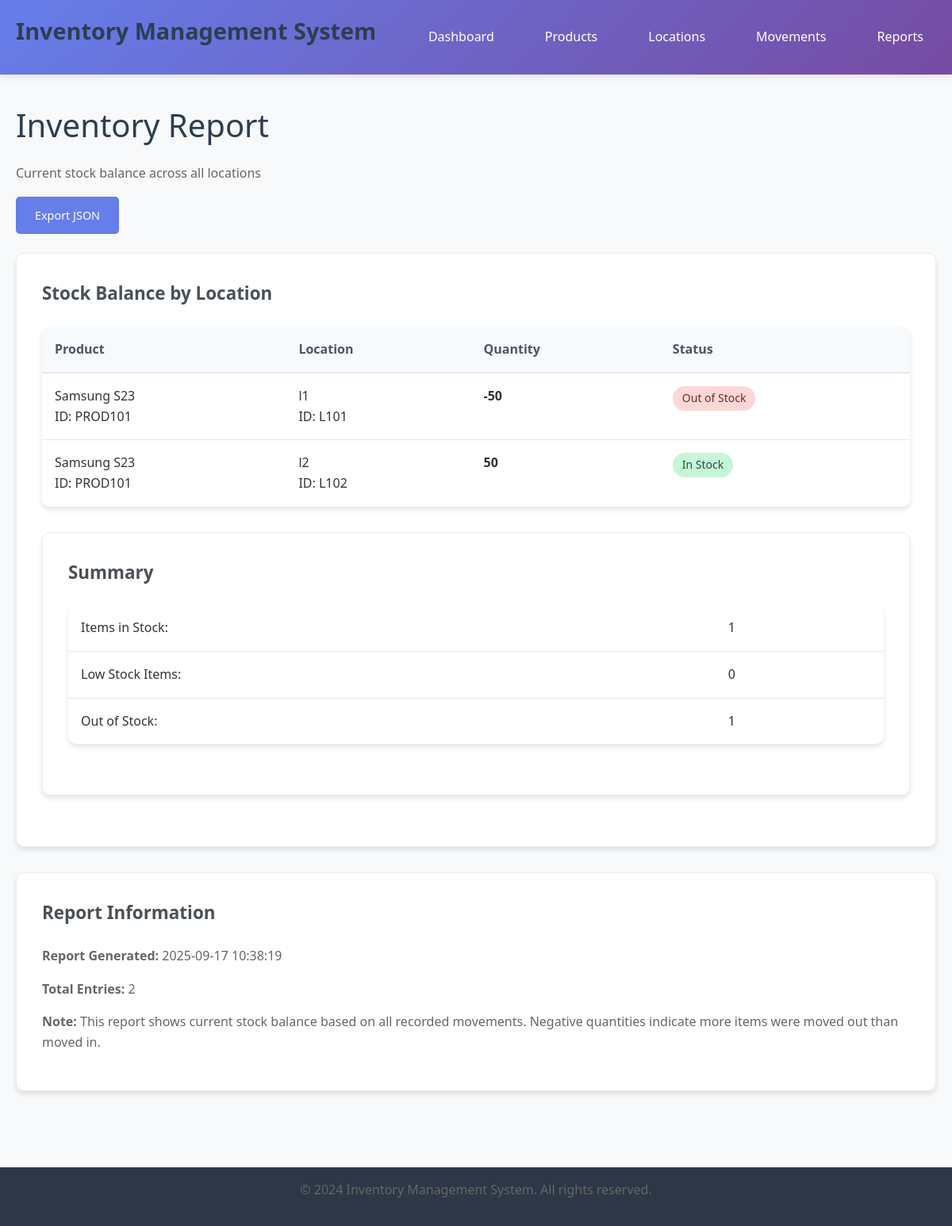
Screenshot of /report with the database file from the repository.
### models.py (models this page shows, shortened)
class Product(db.Model):
    product_id = db.Column(db.String(50), primary_key=True)
    name = db.Column(db.String(100), nullable=False)
    description = db.Column(db.Text)
    quantity = db.Column(db.Integer, default=0, nullable=False)
    created_at = db.Column(db.DateTime, default=datetime.utcnow)
    movements = db.relationship('ProductMovement', backref='product', lazy=True)

class Location(db.Model):
    location_id = db.Column(db.String(50), primary_key=True)
    name = db.Column(db.String(100), nullable=False)
    address = db.Column(db.Text)
    created_at = db.Column(db.DateTime, default=datetime.utcnow)
    movements_from = db.relationship('ProductMovement', foreign_keys='ProductMovement.from_location', backref='from_loc', lazy=True)
    movements_to = db.relationship('ProductMovement', foreign_keys='ProductMovement.to_location', backref='to_loc', lazy=True)

### app.py (the view)
@app.route("/report")
def report():
    balance = calculate_balance()
    report_data = []
    products = {p.product_id: p for p in Product.query.all()}
    locations = {l.location_id: l for l in Location.query.all()}
    for (product_id, location_id), qty in balance.items():
        if qty != 0:  # Only show non-zero balances
            report_data.append({
                'product': products.get(product_id),
                'location': locations.get(location_id),
                'qty': qty
            })
    report_data.sort(key=lambda x: (x['product'].name if x['product'] else '',
                                   x['location'].name if x['location'] else ''))
    return render_template("report.html", report_data=report_data, current_time=datetime.now())

### app.py (called while the page is built)
def calculate_balance():
    balance = {}
    movements = ProductMovement.query.all()
    for move in movements:
        if move.from_location:
            key = (move.product_id, move.from_location)
            balance[key] = balance.get(key, 0) - move.qty
        if move.to_location:
            key = (move.product_id, move.to_location)
            balance[key] = balance.get(key, 0) + move.qty
    return balance

### template/report.html (shortened to what this page needs)
{% extends "base.html" %}
{% block content %}
<h1>Inventory Report</h1>
<p>Current stock balance across all locations</p>
<p>
    <a href="{{ url_for('api_balance') }}" target="_blank" class="btn">Export JSON</a>
</p>
<div class="card">
    <h3>Stock Balance by Location</h3>
    {% if report_data %}
        <table>
            <thead>
                <tr>
                    <th>Product</th>
                    <th>Location</th>
                    <th>Quantity</th>
                    <th>Status</th>
                </tr>
            </thead>
            <tbody>
                {% for item in report_data %}
                <tr>
                    <td>
                        {{ item.product.name if item.product else 'Unknown Product' }}<br>
                        ID: {{ item.product.product_id if item.product else 'N/A' }}
                    </td>
                    <td>
                        {{ item.location.name if item.location else 'Unknown Location' }}<br>
                        ID: {{ item.location.location_id if item.location else 'N/A' }}
                    </td>
                    <td><strong>{{ item.qty }}</strong></td>
                    <td>
                        {% if item.qty > 10 %}
                            <span class="badge badge-success">In Stock</span>
                        {% elif item.qty > 0 %}
                            <span class="badge badge-warning">Low Stock</span>
                        {% else %}
                            <span class="badge badge-danger">Out of Stock</span>
                        {% endif %}
                    </td>
                </tr>
                {% endfor %}
            </tbody>
        </table>
        <div class="card">
            <h3>Summary</h3>
            <table>
            <tr>
                <td>Items in Stock:</td>
                <td>{{ report_data|selectattr('qty', 'gt', 0)|list|length }}</td>
            </tr>
            <tr>
                <td>Low Stock Items:</td>
                <td>{{ report_data|selectattr('qty', 'le', 10)|selectattr('qty', 'gt', 0)|list|length }}</td>
            </tr>
            <tr>
                <td>Out of Stock:</td>
                <td>{{ report_data|selectattr('qty', 'le', 0)|list|length }}</td>
            </tr>
            </table>
        </div>
    {% else %}
        <div class="empty-state">
            <h3>No Inventory Data</h3>
            <p>No stock movements have been recorded yet. Start by recording some inventory movements to see the balance report.</p>
            <a href="{{ url_for('add_movement') }}" class="btn btn-success">Record First Movement</a>
        </div>
    {% endif %}
</div>
{% if report_data %}
<div class="card">
    <h3>Report Information</h3>
    <p><strong>Report Generated:</strong> {{ current_time.strftime('%Y-%m-%d %H:%M:%S') }}</p>
    <p><strong>Total Entries:</strong> {{ report_data|length }}</p>
    <p><strong>Note:</strong> This report shows current stock balance based on all recorded movements. Negative quantities indicate more items were moved out than moved in.</p>
</div>
{% endif %}
{% endblock %}

### static/css/style.css (style rules this page uses)
* { margin: 0; padding: 0; box-sizing: border-box; }
body { font-family: 'Segoe UI', Tahoma, Geneva, Verdana, sans-serif; line-height: 1.6; color: #333; background-color: #f8f9fa; }
h1 { color: #2c3e50; margin-bottom: 1rem; font-size: 2.5rem; font-weight: 300; }
h2, h3 { color: #34495e; margin-bottom: 1rem; }
p { margin-bottom: 1rem; color: #666; }
.card { background: white; border-radius: 10px; padding: 2rem; margin-bottom: 2rem; box-shadow: 0 4px 6px rgba(0,0,0,0.1); border: 1px solid #e9ecef; }
.card h3 { color: #495057; margin-bottom: 1.5rem; font-size: 1.4rem; }
.btn { display: inline-block; padding: 0.75rem 1.5rem; background: #667eea; color: white; text-decoration: none; border-radius: 5px; border: none; cursor: pointer; font-size: 0.9rem; transition: all 0.3s ease; margin-right: 0.5rem; margin-bottom: 0.5rem; }
table { width: 100%; border-collapse: collapse; background: white; border-radius: 10px; overflow: hidden; box-shadow: 0 4px 6px rgba(0,0,0,0.1); margin-bottom: 2rem; }
th { background: #f7fafc; padding: 1rem; text-align: left; font-weight: 600; color: #4a5568; border-bottom: 2px solid #e2e8f0; }
td { padding: 1rem; border-bottom: 1px solid #e2e8f0; vertical-align: top; }
tr:last-child td { border-bottom: none; }
.badge { display: inline-block; padding: 0.25rem 0.75rem; border-radius: 20px; font-size: 0.875rem; font-weight: 500; text-align: center; }
.badge-success { background: #c6f6d5; color: #22543d; }
.badge-danger { background: #fed7d7; color: #742a2a; }

### rows the page displays
Product: product "Samsung S23" "Samsung S23", product "PROD101" "PROD101"
Location: location "l1", location "L101"
Location: location "l2", location "L102"

### other values shown
{{ item.qty }} "-50" "50"
{{ report_data|selectattr('qty', 'gt', 0)|list|length }} "1"
{{ report_data|selectattr('qty', 'le', 0)|list|length }} "1"
{{ report_data|length }} "2"
